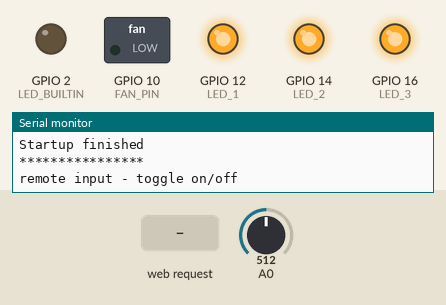
Simulated run of this sketch. Board: ESP8266 (NodeMCU). On the bench: switched loads named in the sketch (green lamp = pin HIGH), output pins drawn as LEDs (lit = HIGH, except the on-board LED, lit = LOW), the last lines printed to the serial monitor. Wiring (inferred from the names in the program): IR receiver: data GPIO 5. The test bench sets the inputs (shaded band); at power-on: A0 = 512. WiFi joins after 1.5 s; servers stay silent unless stated.

Above: at 2.7 s.
2.8 s: A0 set to 942
11.5 s: A0 set to 966
At 20.6 s:
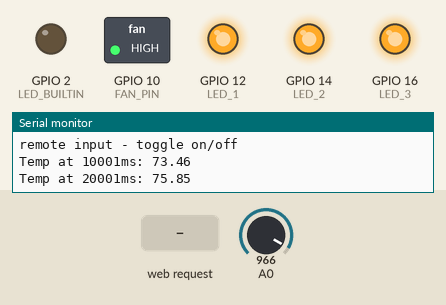
21.5 s: HTTP request GET /?setenabled=0 received
At 22.4 s:
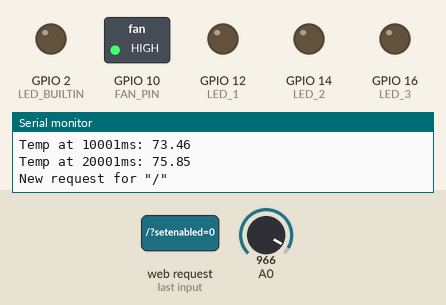
23.0 s: HTTP request GET /?setenabled=1 received
At 23.5 s:
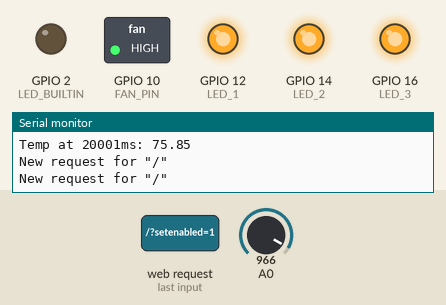
24.5 s: A0 set to 990
31.2 s: A0 set to 1022
At 41.3 s:
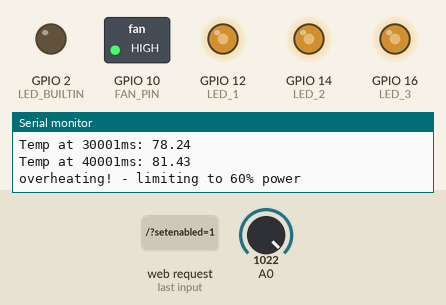
Timing chart, 0 to 42.5 s (numbered marks = the images above; inputs shaded):
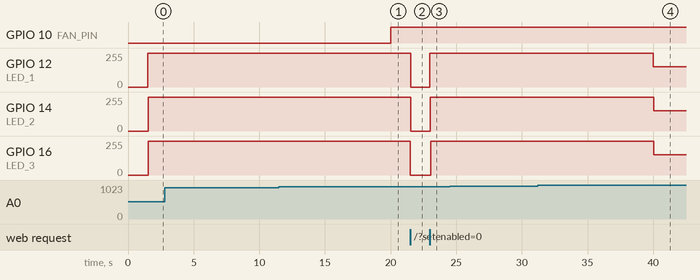

Measured:
- the behaviour switches between 957 and 958 on A0 (found by bisection; images 0 and 1)
- the behaviour switches between 1007 and 1008 on A0 (found by bisection; images 3 and 4)
- after the input at 11.5 s, GPIO 10 (FAN_PIN): LOW → HIGH after 8.5 s
- after the input at 21.5 s, GPIO 12 (LED_1): 255/255 → 0/255 after 0.05 s; GPIO 14 (LED_2), GPIO 16 (LED_3): 255/255 → 0/255 at once
- after the input at 23.0 s, GPIO 12 (LED_1), GPIO 14 (LED_2): 0/255 → 255/255 at once; GPIO 16 (LED_3): 0/255 → 255/255 after 0.05 s
- after the input at 31.2 s, GPIO 12 (LED_1), GPIO 14 (LED_2): 255/255 → 153/255 after 8.8 s; GPIO 16 (LED_3): 255/255 → 153/255 after 8.9 s

The sketch:

firmware.ino
```cpp
//---------------------------------------------------
#include <ESP8266WiFi.h>
const char *ssid = "";
const char *password = "";
//---------------------------------------------------
#include <ESP8266WebServer.h>
ESP8266WebServer server(80);  //listen to port 80
//---------------------------------------------------
#define LED_1 12
#define LED_2 14
#define LED_3 16

#define FAN_PIN 10    //T2.1
#define REMOTE_PIN 5    //SW

#define MAX_SAFE_TEMP_WO_FAN 75
#define COOLDOWN_TEMP_WO_FAN 65
#define MAX_SAFE_TEMP 80    //cannot measure higher using 0-2V
#define COOLDOWN_TEMP 70    //if MAX_SAFE_TEMP is hit, reduce max power to MAX_SAFE_PWM until temperature reaches COOLDOWN_TEMP
#define MAX_SAFE_PWM 153    // 60%

#define TEMP_READ_INTERVALL_IN_MS 10000

int remotePinHigh = 0;
int fanStatus = 0;
int overheated = 0;
int currentStatus = 0;
int statusChanged = 0;
int currentBrightness = 100;

unsigned long previousMillis =0;

float getTemperatureInDegC(){
  //see datasheet for TMP236 for details on conversion
    return -(5/98.0)*400+analogRead(A0)*(2/1024.0)*1000*(5/98.0);
}


void setPosition() {
  Serial.println("New request for \"/\"");
  if(server.hasArg("setenabled")){
    statusChanged = 1;
    currentStatus = (server.arg("setenabled").toInt() > 0);
    server.send ( 200, "text/html",  String(currentStatus)  );
  }
  else if(server.hasArg("getstatus"))
    server.send ( 200, "text/html",  String(currentStatus)  );
  else if(server.hasArg("setbrightness")){
    statusChanged = 1;
    if(server.arg("setbrightness").toInt() >=0 && server.arg("setbrightness").toInt() <=100)
      currentBrightness = server.arg("setbrightness").toInt();
    server.send ( 200, "text/html",  String(currentBrightness)  );
  }
  else if(server.hasArg("getbrightness"))
    server.send ( 200, "text/html",  String(currentBrightness)  );
  else if(server.hasArg("temperature"))
    server.send ( 200, "application/json",  "{\"temperature\": " + String(getTemperatureInDegC()) + "}" );
  else
    server.send ( 200, "text/html",  String(currentStatus)  );
}

void setup() {
  analogWriteFreq(100);    //less than 500 Hz for linear dimming with AL8860Q

  pinMode(LED_1,OUTPUT);
  pinMode(LED_2,OUTPUT);
  pinMode(LED_3,OUTPUT);
  analogWrite(LED_1,0);
  analogWrite(LED_2,0);
  analogWrite(LED_3,0);


  pinMode(FAN_PIN,OUTPUT);
  digitalWrite(FAN_PIN,LOW);

  Serial.begin(115200); //start the serial output
  Serial.println();
  Serial.println("Starting up");


  Serial.print("Connecting to ");
  Serial.println(ssid);
  // Print local IP address and start web server
  Serial.println("");
  //set mac address
  uint8_t mac[6] {0x5C, 0x26, 0x19, 0x40, 0x86, 0x62};
  wifi_set_macaddr(0, const_cast<uint8*>(mac));
  //disable ap advertising
  WiFi.mode(WIFI_STA);
  //connect to wifi
  WiFi.begin(ssid, password);
  while (WiFi.status() != WL_CONNECTED) {
    Serial.print(".");
    delay(500);
  }
  Serial.println("WiFi connected.");
  Serial.println("IP address: ");
  Serial.println(WiFi.localIP());


  Serial.println("------------------------------");
  server.on ( "/", setPosition );
  server.begin(); //start the webserver
  Serial.println("Webserver started");

  Serial.println("Startup finished");
  Serial.println("****************");
  pinMode(LED_BUILTIN, OUTPUT);
  digitalWrite(LED_BUILTIN, HIGH);
}

void loop() {
  server.handleClient();  //process all the requests for the Webserver
  unsigned long currentMillis = millis();
  if (previousMillis > currentMillis || currentMillis - previousMillis >= TEMP_READ_INTERVALL_IN_MS)
  {
    previousMillis = currentMillis;
    float temp = getTemperatureInDegC();
    Serial.print("Temp at ");
    Serial.print(currentMillis);
    Serial.print("ms: ");
    Serial.println(temp);

    //control fan based on temp
    if (temp > MAX_SAFE_TEMP_WO_FAN && currentStatus && !fanStatus){
      fanStatus = 1;
      digitalWrite(FAN_PIN, HIGH);
    }

    if(temp < COOLDOWN_TEMP_WO_FAN && currentStatus && fanStatus){
      fanStatus= 0;
      digitalWrite(FAN_PIN, LOW);
    }
    if( temp > MAX_SAFE_TEMP && currentStatus){
      overheated = 1;
      statusChanged = 1;
      Serial.println("overheating! - limiting to 60% power");
    }
    if( temp < COOLDOWN_TEMP && overheated){
      overheated = 0;
      statusChanged = 1;
      Serial.println("overheating avoided - allowing 100% power");
    }
  }
  if(statusChanged){
    statusChanged = 0;
    if(currentStatus){
      int safePWM;
      if(overheated)
        safePWM = (currentBrightness/100.0*255)<MAX_SAFE_PWM?(currentBrightness/100.0*255):MAX_SAFE_PWM;
      else
        safePWM = currentBrightness/100.0*255;
      analogWrite(LED_1,safePWM);
      delay(25);
      analogWrite(LED_2,safePWM);
      delay(25);
      analogWrite(LED_3,safePWM);
    }else{
      analogWrite(LED_3,0);
      delay(25);
      analogWrite(LED_2,0);
      delay(25);
      analogWrite(LED_1,0);
    }
  }

  if(!remotePinHigh && digitalRead(REMOTE_PIN) == HIGH){
    Serial.println("remote input - toggle on/off");
    remotePinHigh = 1;
    statusChanged = 1;
    currentStatus = !currentStatus;
  }
  if(remotePinHigh && digitalRead(REMOTE_PIN) == LOW){
    Serial.println("reset remote input");
    remotePinHigh = 0;
    }
}
```
